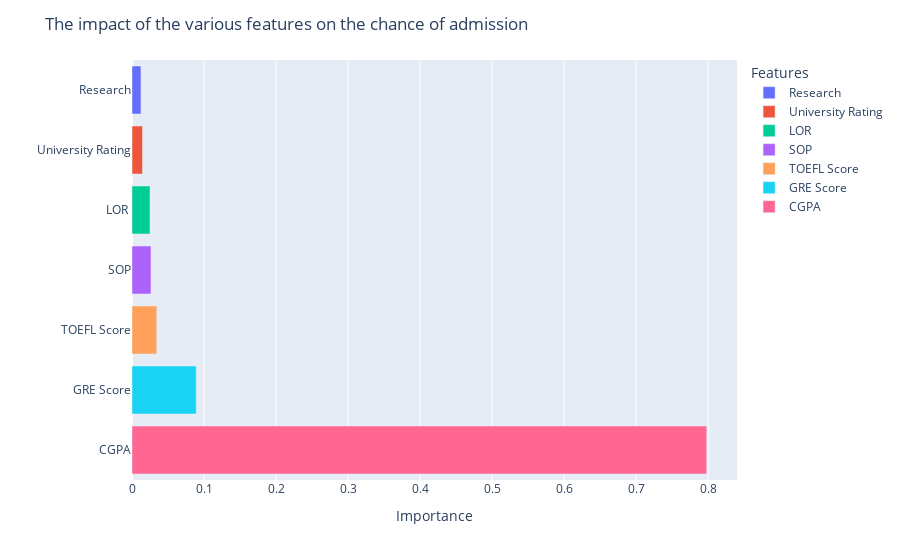

The cell this chart's notebook holds for it:
### Code cell
fig = px.bar(importance_frame, y='Features', x='Importance', color='Features',orientation='h')

fig.update_layout(title='The impact of the various features on the chance of admission',
                   xaxis_title='Importance',
                   yaxis_title='' )
fig.show()

### Figure 1 — Plotly figure (JSON) as saved in the notebook; plotly's stock layout.template omitted (floating-point values rounded to 4 significant figures)
{"data": [{"alignmentgroup": "True", "hovertemplate": "Features=%{y}<br>Importance=%{x}<extra></extra>", "legendgroup": "Research", "marker": {"color": "#636efa"}, "name": "Research", "offsetgroup": "Research", "orientation": "h", "showlegend": true, "textposition": "auto", "type": "bar", "x": [0.01244], "xaxis": "x", "y": ["Research"], "yaxis": "y"}, {"alignmentgroup": "True", "hovertemplate": "Features=%{y}<br>Importance=%{x}<extra></extra>", "legendgroup": "University Rating", "marker": {"color": "#EF553B"}, "name": "University Rating", "offsetgroup": "University Rating", "orientation": "h", "showlegend": true, "textposition": "auto", "type": "bar", "x": [0.0146], "xaxis": "x", "y": ["University Rating"], "yaxis": "y"}, {"alignmentgroup": "True", "hovertemplate": "Features=%{y}<br>Importance=%{x}<extra></extra>", "legendgroup": "LOR ", "marker": {"color": "#00cc96"}, "name": "LOR ", "offsetgroup": "LOR ", "orientation": "h", "showlegend": true, "textposition": "auto", "type": "bar", "x": [0.02504], "xaxis": "x", "y": ["LOR "], "yaxis": "y"}, {"alignmentgroup": "True", "hovertemplate": "Features=%{y}<br>Importance=%{x}<extra></extra>", "legendgroup": "SOP", "marker": {"color": "#ab63fa"}, "name": "SOP", "offsetgroup": "SOP", "orientation": "h", "showlegend": true, "textposition": "auto", "type": "bar", "x": [0.02638], "xaxis": "x", "y": ["SOP"], "yaxis": "y"}, {"alignmentgroup": "True", "hovertemplate": "Features=%{y}<br>Importance=%{x}<extra></extra>", "legendgroup": "TOEFL Score", "marker": {"color": "#FFA15A"}, "name": "TOEFL Score", "offsetgroup": "TOEFL Score", "orientation": "h", "showlegend": true, "textposition": "auto", "type": "bar", "x": [0.03439], "xaxis": "x", "y": ["TOEFL Score"], "yaxis": "y"}, {"alignmentgroup": "True", "hovertemplate": "Features=%{y}<br>Importance=%{x}<extra></extra>", "legendgroup": "GRE Score", "marker": {"color": "#19d3f3"}, "name": "GRE Score", "offsetgroup": "GRE Score", "orientation": "h", "showlegend": true, "textposition": "auto", "type": "bar", "x": [0.08914], "xaxis": "x", "y": ["GRE Score"], "yaxis": "y"}, {"alignmentgroup": "True", "hovertemplate": "Features=%{y}<br>Importance=%{x}<extra></extra>", "legendgroup": "CGPA", "marker": {"color": "#FF6692"}, "name": "CGPA", "offsetgroup": "CGPA", "orientation": "h", "showlegend": true, "textposition": "auto", "type": "bar", "x": [0.798], "xaxis": "x", "y": ["CGPA"], "yaxis": "y"}], "layout": {"barmode": "relative", "legend": {"title": {"text": "Features"}, "tracegroupgap": 0}, "margin": {"t": 60}, "title": {"text": "The impact of the various features on the chance of admission"}, "xaxis": {"anchor": "y", "domain": [0, 1], "title": {"text": "Importance"}}, "yaxis": {"anchor": "x", "categoryarray": ["CGPA", "GRE Score", "TOEFL Score", "SOP", "LOR ", "University Rating", "Research"], "categoryorder": "array", "domain": [0, 1], "title": {"text": ""}}}}
